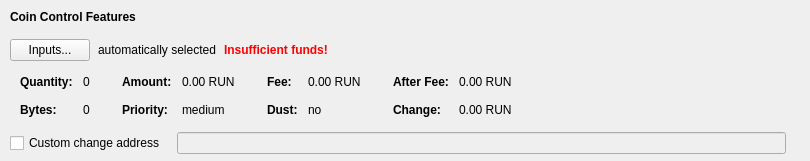
    <widget class="QFrame" name="frameCoinControl">
     <property name="sizePolicy">
      <sizepolicy hsizetype="Expanding" vsizetype="Expanding">
       <horstretch>0</horstretch>
       <verstretch>0</verstretch>
      </sizepolicy>
     </property>
     <property name="maximumSize">
      <size>
       <width>16777215</width>
       <height>16777215</height>
      </size>
     </property>
     <property name="frameShape">
      <enum>QFrame::NoFrame</enum>
     </property>
     <property name="frameShadow">
      <enum>QFrame::Sunken</enum>
     </property>
     <layout class="QVBoxLayout" name="verticalLayoutCoinControl2">
      <property name="spacing">
       <number>0</number>
      </property>
      <property name="leftMargin">
       <number>0</number>
      </property>
      <property name="topMargin">
       <number>0</number>
      </property>
      <property name="rightMargin">
       <number>0</number>
      </property>
      <property name="bottomMargin">
       <number>6</number>
      </property>
      <item>
       <layout class="QVBoxLayout" name="verticalLayoutCoinControl" stretch="0,0,0,0,1">
        <property name="spacing">
         <number>0</number>
        </property>
        <property name="leftMargin">
         <number>10</number>
        </property>
        <property name="topMargin">
         <number>10</number>
        </property>
        <item>
         <layout class="QHBoxLayout" name="horizontalLayoutCoinControl1">
          <property name="bottomMargin">
           <number>15</number>
          </property>
          <item>
           <widget class="QLabel" name="labelCoinControlFeatures">
            <property name="sizePolicy">
             <sizepolicy hsizetype="Preferred" vsizetype="Maximum">
              <horstretch>0</horstretch>
              <verstretch>0</verstretch>
             </sizepolicy>
            </property>
            <property name="font">
             <font>
              <weight>75</weight>
              <bold>true</bold>
             </font>
            </property>
            <property name="styleSheet">
             <string notr="true">font-weight:bold;</string>
            </property>
            <property name="text">
             <string>Coin Control Features</string>
            </property>
           </widget>
          </item>
         </layout>
        </item>
        <item>
         <layout class="QHBoxLayout" name="horizontalLayoutCoinControl2" stretch="0,0,0,0">
          <property name="spacing">
           <number>8</number>
          </property>
          <property name="bottomMargin">
           <number>10</number>
          </property>
          <item>
           <widget class="QPushButton" name="pushButtonCoinControl">
            <property name="styleSheet">
             <string notr="true"/>
            </property>
            <property name="text">
             <string>Inputs...</string>
            </property>
            <property name="autoDefault">
             <bool>false</bool>
            </property>
           </widget>
          </item>
          <item>
           <widget class="QLabel" name="labelCoinControlAutomaticallySelected">
            <property name="text">
             <string>automatically selected</string>
            </property>
            <property name="margin">
             <number>5</number>
            </property>
           </widget>
          </item>
          <item>
           <widget class="QLabel" name="labelCoinControlInsuffFunds">
            <property name="font">
             <font>
              <weight>75</weight>
              <bold>true</bold>
             </font>
            </property>
            <property name="styleSheet">
             <string notr="true">color:red;font-weight:bold;</string>
            </property>
            <property name="text">
             <string>Insufficient funds!</string>
            </property>
            <property name="margin">
             <number>5</number>
            </property>
           </widget>
          </item>
          <item>
           <spacer name="horizontalSpacerCoinControl">
            <property name="orientation">
             <enum>Qt::Horizontal</enum>
            </property>
            <property name="sizeHint" stdset="0">
             <size>
              <width>40</width>
              <height>1</height>
             </size>
            </property>
           </spacer>
          </item>
         </layout>
        </item>
        <item>
         <widget class="QWidget" name="widgetCoinControl" native="true">
          <property name="sizePolicy">
           <sizepolicy hsizetype="Preferred" vsizetype="Preferred">
            <horstretch>0</horstretch>
            <verstretch>0</verstretch>
           </sizepolicy>
          </property>
          <property name="minimumSize">
           <size>
            <width>0</width>
            <height>0</height>
           </size>
          </property>
          <property name="styleSheet">
           <string notr="true"/>
          </property>
          <layout class="QHBoxLayout" name="horizontalLayoutCoinControl5">
           <property name="leftMargin">
            <number>0</number>
           </property>
           <property name="topMargin">
            <number>0</number>
           </property>
           <property name="rightMargin">
            <number>0</number>
           </property>
           <property name="bottomMargin">
            <number>0</number>
           </property>
           <item>
            <layout class="QHBoxLayout" name="horizontalLayoutCoinControl3" stretch="0,0,0,1">
             <property name="spacing">
              <number>20</number>
             </property>
             <property name="topMargin">
              <number>0</number>
             </property>
             <property name="bottomMargin">
              <number>10</number>
             </property>
             <item>
              <layout class="QFormLayout" name="formLayoutCoinControl1">
               <property name="horizontalSpacing">
                <number>10</number>
               </property>
               <property name="verticalSpacing">
                <number>14</number>
               </property>
               <property name="leftMargin">
                <number>10</number>
               </property>
               <property name="topMargin">
                <number>4</number>
               </property>
               <property name="rightMargin">
                <number>6</number>
               </property>
               <item row="0" column="0">
                <widget class="QLabel" name="labelCoinControlQuantityText">
                 <property name="font">
                  <font>
                   <weight>75</weight>
                   <bold>true</bold>
                  </font>
                 </property>
                 <property name="text">
                  <string>Quantity:</string>
                 </property>
                 <property name="margin">
                  <number>0</number>
                 </property>
                </widget>
               </item>
               <item row="0" column="1">
                <widget class="QLabel" name="labelCoinControlQuantity">
                 <property name="cursor">
                  <cursorShape>IBeamCursor</cursorShape>
                 </property>
                 <property name="contextMenuPolicy">
                  <enum>Qt::ActionsContextMenu</enum>
                 </property>
                 <property name="text">
                  <string notr="true">0</string>
                 </property>
                 <property name="margin">
                  <number>0</number>
                 </property>
                 <property name="textInteractionFlags">
                  <set>Qt::LinksAccessibleByMouse|Qt::TextSelectableByKeyboard|Qt::TextSelectableByMouse</set>
                 </property>
                </widget>
               </item>
               <item row="1" column="0">
                <widget class="QLabel" name="labelCoinControlBytesText">
                 <property name="font">
                  <font>
                   <weight>75</weight>
                   <bold>true</bold>
                  </font>
                 </property>
                 <property name="text">
                  <string>Bytes:</string>
                 </property>
                </widget>
               </item>
               <item row="1" column="1">
                <widget class="QLabel" name="labelCoinControlBytes">
                 <property name="cursor">
                  <cursorShape>IBeamCursor</cursorShape>
                 </property>
                 <property name="contextMenuPolicy">
                  <enum>Qt::ActionsContextMenu</enum>
                 </property>
                 <property name="text">
                  <string notr="true">0</string>
                 </property>
                 <property name="textInteractionFlags">
                  <set>Qt::LinksAccessibleByMouse|Qt::TextSelectableByKeyboard|Qt::TextSelectableByMouse</set>
                 </property>
                </widget>
               </item>
              </layout>
             </item>
             <item>
              <layout class="QFormLayout" name="formLayoutCoinControl2">
               <property name="horizontalSpacing">
                <number>10</number>
               </property>
               <property name="verticalSpacing">
                <number>14</number>
               </property>
               <property name="leftMargin">
                <number>6</number>
               </property>
               <property name="topMargin">
                <number>4</number>
               </property>
               <property name="rightMargin">
                <number>6</number>
               </property>
               <item row="0" column="0">
                <widget class="QLabel" name="labelCoinControlAmountText">
                 <property name="font">
                  <font>
                   <weight>75</weight>
                   <bold>true</bold>
                  </font>
                 </property>
                 <property name="text">
                  <string>Amount:</string>
                 </property>
                 <property name="margin">
                  <number>0</number>
                 </property>
                </widget>
               </item>
               <item row="0" column="1">
                <widget class="QLabel" name="labelCoinControlAmount">
                 <property name="cursor">
                  <cursorShape>IBeamCursor</cursorShape>
                 </property>
                 <property name="contextMenuPolicy">
                  <enum>Qt::ActionsContextMenu</enum>
                 </property>
                 <property name="text">
                  <string notr="true">0.00 RUN</string>
                 </property>
                 <property name="textInteractionFlags">
                  <set>Qt::LinksAccessibleByMouse|Qt::TextSelectableByKeyboard|Qt::TextSelectableByMouse</set>
                 </property>
                </widget>
               </item>
               <item row="1" column="0">
                <widget class="QLabel" name="labelCoinControlPriorityText">
                 <property name="font">
                  <font>
                   <weight>75</weight>
                   <bold>true</bold>
                  </font>
                 </property>
                 <property name="text">
                  <string>Priority:</string>
                 </property>
                </widget>
               </item>
               <item row="1" column="1">
                <widget class="QLabel" name="labelCoinControlPriority">
                 <property name="cursor">
                  <cursorShape>IBeamCursor</cursorShape>
                 </property>
                 <property name="contextMenuPolicy">
                  <enum>Qt::ActionsContextMenu</enum>
                 </property>
                 <property name="text">
                  <string notr="true">medium</string>
                 </property>
                 <property name="textInteractionFlags">
                  <set>Qt::LinksAccessibleByMouse|Qt::TextSelectableByKeyboard|Qt::TextSelectableByMouse</set>
                 </property>
                </widget>
               </item>
              </layout>
             </item>
             <item>
              <layout class="QFormLayout" name="formLayoutCoinControl3">
               <property name="horizontalSpacing">
                <number>10</number>
               </property>
               <property name="verticalSpacing">
                <number>14</number>
               </property>
               <property name="leftMargin">
                <number>6</number>
               </property>
               <property name="topMargin">
                <number>4</number>
               </property>
               <property name="rightMargin">
                <number>6</number>
               </property>
               <item row="0" column="0">
                <widget class="QLabel" name="labelCoinControlFeeText">
                 <property name="font">
                  <font>
                   <weight>75</weight>
                   <bold>true</bold>
                  </font>
                 </property>
                 <property name="text">
                  <string>Fee:</string>
                 </property>
                 <property name="margin">
                  <number>0</number>
                 </property>
                </widget>
               </item>
               <item row="0" column="1">
                <widget class="QLabel" name="labelCoinControlFee">
                 <property name="cursor">
                  <cursorShape>IBeamCursor</cursorShape>
                 </property>
                 <property name="contextMenuPolicy">
                  <enum>Qt::ActionsContextMenu</enum>
                 </property>
                 <property name="text">
                  <string notr="true">0.00 RUN</string>
                 </property>
                 <property name="textInteractionFlags">
                  <set>Qt::LinksAccessibleByMouse|Qt::TextSelectableByKeyboard|Qt::TextSelectableByMouse</set>
                 </property>
                </widget>
               </item>
               <item row="1" column="0">
                <widget class="QLabel" name="labelCoinControlLowOutputText">
                 <property name="font">
                  <font>
                   <weight>75</weight>
                   <bold>true</bold>
                  </font>
                 </property>
                 <property name="text">
                  <string>Dust:</string>
                 </property>
                </widget>
               </item>
               <item row="1" column="1">
                <widget class="QLabel" name="labelCoinControlLowOutput">
                 <property name="cursor">
                  <cursorShape>IBeamCursor</cursorShape>
                 </property>
                 <property name="contextMenuPolicy">
                  <enum>Qt::ActionsContextMenu</enum>
                 </property>
                 <property name="text">
                  <string notr="true">no</string>
                 </property>
                 <property name="textInteractionFlags">
                  <set>Qt::LinksAccessibleByMouse|Qt::TextSelectableByKeyboard|Qt::TextSelectableByMouse</set>
                 </property>
                </widget>
               </item>
              </layout>
             </item>
             <item>
              <layout class="QFormLayout" name="formLayoutCoinControl4">
               <property name="horizontalSpacing">
                <number>10</number>
               </property>
               <property name="verticalSpacing">
                <number>14</number>
               </property>
               <property name="leftMargin">
                <number>6</number>
               </property>
               <property name="topMargin">
                <number>4</number>
               </property>
               <property name="rightMargin">
                <number>6</number>
               </property>
               <item row="0" column="0">
                <widget class="QLabel" name="labelCoinControlAfterFeeText">
                 <property name="font">
                  <font>
                   <weight>75</weight>
                   <bold>true</bold>
                  </font>
                 </property>
                 <property name="text">
                  <string>After Fee:</string>
                 </property>
                 <property name="margin">
                  <number>0</number>
                 </property>
                </widget>
               </item>
               <item row="0" column="1">
                <widget class="QLabel" name="labelCoinControlAfterFee">
                 <property name="cursor">
                  <cursorShape>IBeamCursor</cursorShape>
                 </property>
                 <property name="contextMenuPolicy">
                  <enum>Qt::ActionsContextMenu</enum>
                 </property>
                 <property name="text">
                  <string notr="true">0.00 RUN</string>
                 </property>
                 <property name="textInteractionFlags">
                  <set>Qt::LinksAccessibleByMouse|Qt::TextSelectableByKeyboard|Qt::TextSelectableByMouse</set>
                 </property>
                </widget>
               </item>
               <item row="1" column="0">
                <widget class="QLabel" name="labelCoinControlChangeText">
                 <property name="font">
                  <font>
                   <weight>75</weight>
                   <bold>true</bold>
                  </font>
                 </property>
                 <property name="text">
                  <string>Change:</string>
                 </property>
                </widget>
               </item>
               <item row="1" column="1">
                <widget class="QLabel" name="labelCoinControlChange">
                 <property name="cursor">
                  <cursorShape>IBeamCursor</cursorShape>
                 </property>
                 <property name="contextMenuPolicy">
                  <enum>Qt::ActionsContextMenu</enum>
                 </property>
                 <property name="text">
                  <string notr="true">0.00 RUN</string>
                 </property>
                 <property name="textInteractionFlags">
                  <set>Qt::LinksAccessibleByMouse|Qt::TextSelectableByKeyboard|Qt::TextSelectableByMouse</set>
                 </property>
                </widget>
               </item>
              </layout>
             </item>
            </layout>
           </item>
          </layout>
         </widget>
        </item>
        <item>
         <layout class="QHBoxLayout" name="horizontalLayoutCoinControl4" stretch="0,0,0">
          <property name="spacing">
           <number>12</number>
          </property>
          <property name="sizeConstraint">
           <enum>QLayout::SetDefaultConstraint</enum>
          </property>
          <property name="topMargin">
           <number>5</number>
          </property>
          <property name="rightMargin">
           <number>5</number>
          </property>
          <item>
           <widget class="QCheckBox" name="checkBoxCoinControlChange">
            <property name="toolTip">
             <string>If this is activated, but the change address is empty or invalid, change will be sent to a newly generated address.</string>
            </property>
            <property name="text">
             <string>Custom change address</string>
            </property>
           </widget>
          </item>
          <item>
           <widget class="QValidatedLineEdit" name="lineEditCoinControlChange">
            <property name="enabled">
             <bool>false</bool>
            </property>
            <property name="sizePolicy">
             <sizepolicy hsizetype="Expanding" vsizetype="Fixed">
              <horstretch>0</horstretch>
              <verstretch>0</verstretch>
             </sizepolicy>
            </property>
           </widget>
          </item>
          <item>
           <widget class="QLabel" name="labelCoinControlChangeLabel">
            <property name="sizePolicy">
             <sizepolicy hsizetype="Preferred" vsizetype="Expanding">
              <horstretch>0</horstretch>
              <verstretch>0</verstretch>
             </sizepolicy>
            </property>
            <property name="minimumSize">
             <size>
              <width>0</width>
              <height>0</height>
             </size>
            </property>
            <property name="text">
             <string/>
            </property>
            <property name="margin">
             <number>3</number>
            </property>
           </widget>
          </item>
         </layout>
        </item>
        <item>
         <spacer name="verticalSpacerCoinControl">
          <property name="orientation">
           <enum>Qt::Vertical</enum>
          </property>
          <property name="sizeHint" stdset="0">
           <size>
            <width>800</width>
            <height>1</height>
           </size>
          </property>
         </spacer>
        </item>
       </layout>
      </item>
     </layout>
    </widget>
